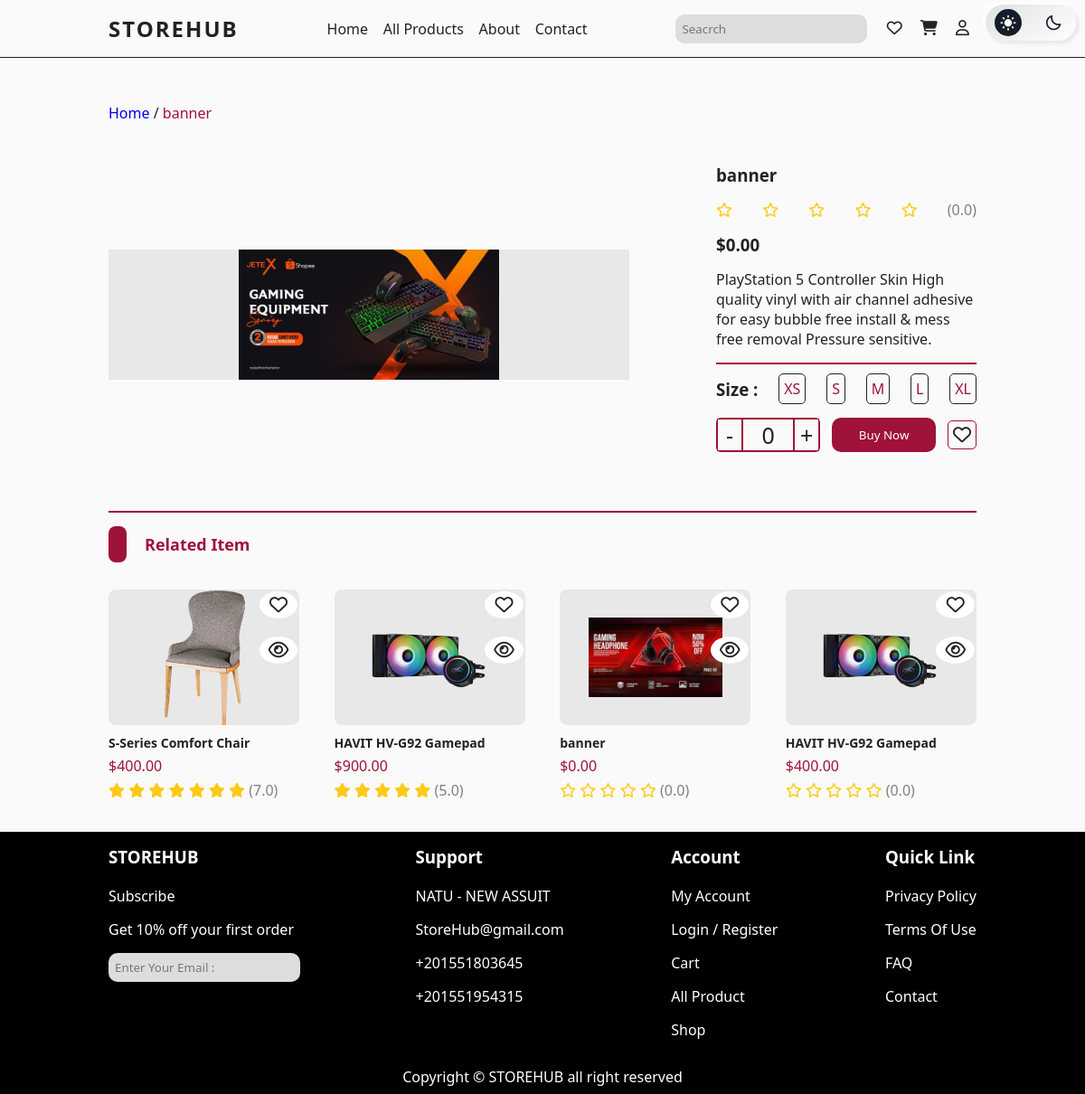
The page /product/9/ on the database its author committed.
### pages/models.py (models this page shows, shortened)
class Product(models.Model):
    name = models.CharField(max_length=255, verbose_name="اسم المنتج", blank=True, null=True, default="منتج بدون اسم")
    price = models.DecimalField(max_digits=10, decimal_places=2, verbose_name="السعر", default=0.00)
    saler = models.ForeignKey(User, on_delete=models.CASCADE, related_name='products', null=True, blank=True)
    image = models.ImageField(upload_to='products/', default='default.jpg', verbose_name="صورة المنتج", blank=True, null=True)
    color = models.CharField(max_length=50, verbose_name="اللون", blank=True, null=True)
    likes = models.ManyToManyField(User, related_name='product_likes', blank=True, verbose_name="اللايكات")
    color = models.CharField(max_length=50, choices=[
        ('red', 'Red'),
        ('green', 'Green'),
        ('yellow', 'Yellow'),
        ('blue', 'Blue'),
        ('orangered', 'OrangeRed'),
        ('black', 'Black')],
        default="black", verbose_name="اللون")
    category = models.ForeignKey(Category, on_delete=models.SET_NULL, null=True, blank=True, verbose_name="التصنيف")
    rating = models.FloatField(default=0, verbose_name="التقييم")
    class Meta:
        verbose_name = "منتج"
        verbose_name_plural = "منتجات"
    class Meta:
        verbose_name = "منتج"
        verbose_name_plural = "منتجات"
        ordering = ['-rating']

### pages/views.py (the view)
# urls.py: path('product/<int:pk>/', views.product, name='product'),
def product(request, pk):
    product = Product.objects.get(id=pk)
    rating = getattr(product, 'rating', 0)
    full_stars = int(rating)
    empty_stars = 5 - full_stars  # عدد النجوم الفارغة
    related_items = Product.objects.filter(category=product.category).exclude(id=pk)[:4]
    for item in related_items:
        item.star_list = range(int(item.rating))  # عدد النجوم الممتلئة
        item.empty_stars = range(5 - int(item.rating))  # عدد النجوم الفارغة
    return render(request, 'pages/onepro.html', {
        'product': product,
        'rating': rating,
        'star_list': range(full_stars),
        'empty_stars': range(empty_stars),
        'related_items': related_items
    })

### pages/templates/pages/onepro.html (shortened to what this page needs)
{% extends 'pages/base.html' %}
{% block content %}
<!DOCTYPE html>
{% load static %}
<html lang="en">
  <head>
    <link rel="stylesheet" href="{% static 'css/style.css' %}" />
    <link
      rel="stylesheet"
      href="https://cdnjs.cloudflare.com/ajax/libs/font-awesome/6.7.2/css/all.min.css"
 />
    <link
      href="https://unpkg.com/boxicons@2.1.2/css/boxicons.min.css"
      rel="stylesheet" />
    <link
      rel="stylesheet"
      href="https://unpkg.com/swiper/swiper-bundle.min.css" />
  </head>
  <body class="light">
    <section class="address">
      <div class="container">
        <p><a href="{% url 'index' %}">Home</a> / <span id="proName">{{ product.name }}</span></p>
      </div>
    </section>
    <section class="imgAndDetailes">
      <div class="container">
        <div class="img">
          <img src="{{ product.image.url }}" alt="{{ product.name }}" id="proImg" />
        </div>
        <div class="detailes">
          <h3 id="proname">{{ product.name }}</h3>
          <div class="stars">
            {% for _ in empty_stars %}
                <i class="fa-regular fa-star"></i>
            {% endfor %}
            <span>({{ rating }})</span>
        </div>
          <h3 id="sallery">${{ product.price }}</h3>
          <p id="caption">
            PlayStation 5 Controller Skin High quality vinyl with air channel
            adhesive for easy bubble free install & mess free removal Pressure
            sensitive.
          </p>
          <div class="size">
            <h3>Size :</h3>
            <div><p>XS</p></div>
            <div><p>S</p></div>
            <div><p>M</p></div>
            <div><p>L</p></div>
            <div><p>XL</p></div>
          </div>
          <div class="buyLove">
            <div class="Number">
              <div class="dec">-</div>
              <div id="Num">0</div>
              <div class="inc">+</div>
            </div>
            <button>Buy Now</button>
            <div class="ico">
              <i class="fa-regular fa-heart"></i>
            </div>
          </div>
        </div>
      </div>
    </section>
    <section class="RelatedItem">
      <div class="container">
        <div class="RelatedItemtext">
          <span class="shape">.</span>
          <p>Related Item</p>
        </div>
        <div class="products">
          {% for item in related_items %}
          <div class="pro">
              <div class="icons">
                  <div class="icon">
                      <i class="fa-regular fa-heart"></i>
                      <i class="fa-regular fa-eye"></i>
                  </div>
              </div>
              <div class="img">
                  <a href="{% url 'product' item.id %}">
                      <img src="{{ item.image.url }}" alt="{{ item.name }}" />
                  </a>
              </div>
              <div class="detailes">
                  <h5>{{ item.name }}</h5>
                  <div class="dis">
                      <div class="sallery">
                          <span class="new-sall">${{ item.price }}</span>
                      </div>
                      <div class="stars">
                        {% for _ in item.star_list %}
                            <i class="fa-solid fa-star"></i>
                        {% endfor %}
                        {% for _ in item.empty_stars %}
                            <i class="fa-regular fa-star"></i>
                        {% endfor %}
                        <span>({{ item.rating }})</span>
                    </div>
                  </div>
              </div>
          </div>
          {% endfor %}
        </div>
      </div>
    </section>
  </body>
</html>
{% endblock content %}

### rows shown on the page
Product: name "banner", image (picture), rating "0.0", price "0.00"
Product: image (picture), name "S-Series Comfort Chair", price "400.00", rating "7.0"
Product: image (picture), name "HAVIT HV-G92 Gamepad", price "900.00", rating "5.0"
Product: image (picture), name "banner", price "0.00", rating "0.0"
Product: image (picture), name "HAVIT HV-G92 Gamepad", price "400.00", rating "0.0"
